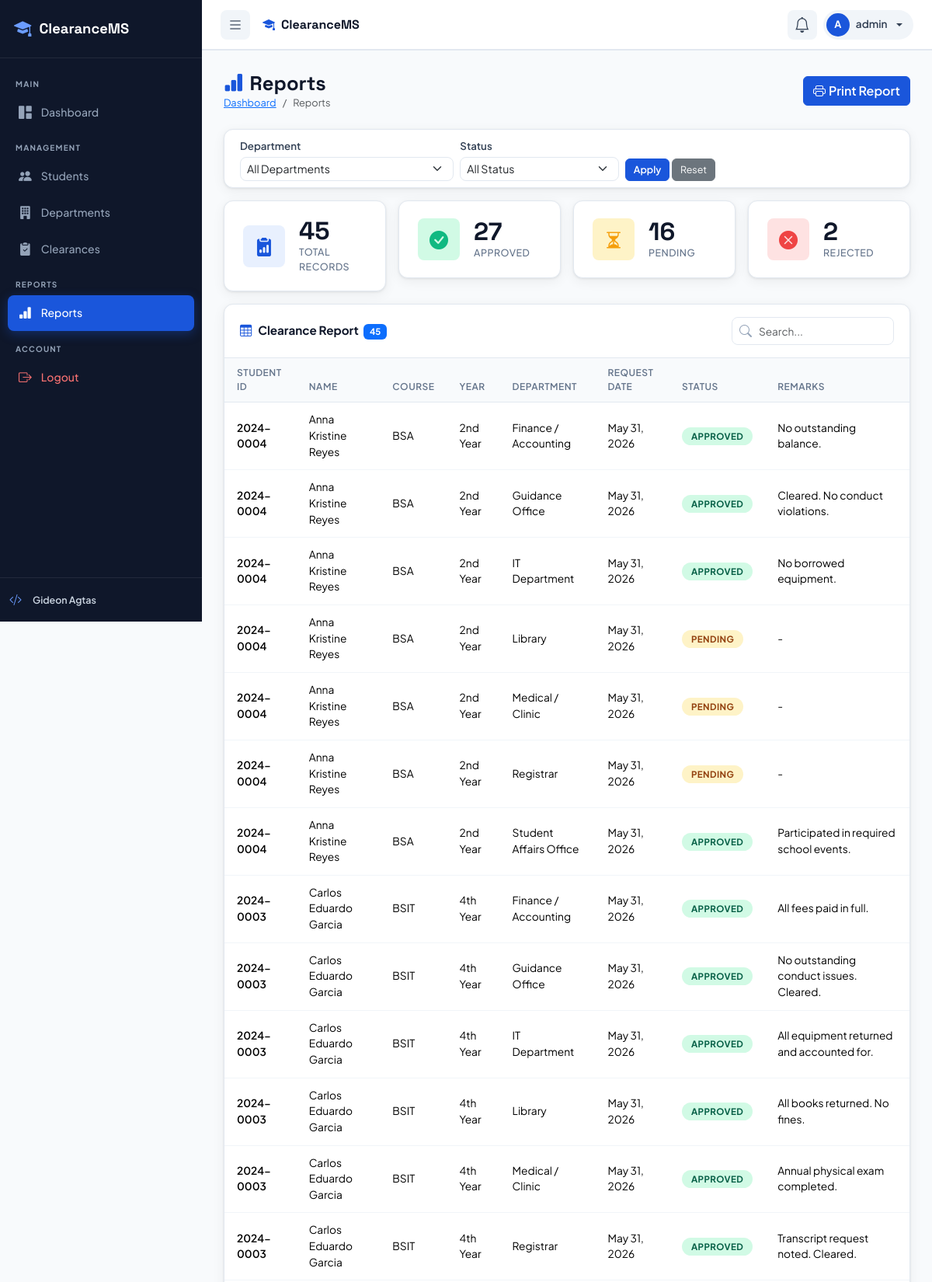
The page /reports/index.php (signed in, upper part) on the database its author committed.
### tables this page shows
CREATE TABLE IF NOT EXISTS clearances (
    id INT AUTO_INCREMENT PRIMARY KEY,
    student_id INT NOT NULL,
    dept_id INT NOT NULL,
    request_date DATE NOT NULL,
    status ENUM('pending', 'approved', 'rejected') NOT NULL DEFAULT 'pending',
    remarks TEXT NULL,
    reviewed_by INT NULL,
    reviewed_at TIMESTAMP NULL,
    semester VARCHAR(30) DEFAULT '2nd Semester',
    school_year VARCHAR(20) DEFAULT '2024-2025',
    priority ENUM('normal', 'urgent') DEFAULT 'normal',
    created_at TIMESTAMP DEFAULT CURRENT_TIMESTAMP,
    updated_at TIMESTAMP DEFAULT CURRENT_TIMESTAMP ON UPDATE CURRENT_TIMESTAMP,
    FOREIGN KEY (student_id) REFERENCES students(id) ON DELETE CASCADE,
    FOREIGN KEY (dept_id) REFERENCES departments(id) ON DELETE CASCADE,
    FOREIGN KEY (reviewed_by) REFERENCES users(id) ON DELETE SET NULL
);

CREATE TABLE IF NOT EXISTS students (
    id INT AUTO_INCREMENT PRIMARY KEY,
    student_id VARCHAR(20) NOT NULL UNIQUE,
    full_name VARCHAR(200) NOT NULL,
    first_name VARCHAR(100) NOT NULL,
    last_name VARCHAR(100) NOT NULL,
    middle_name VARCHAR(100) NULL,
    course VARCHAR(100) NOT NULL,
    year_level VARCHAR(20) NOT NULL,
    section VARCHAR(20) NULL,
    email VARCHAR(150) NOT NULL UNIQUE,
    phone VARCHAR(20) NULL,
    address TEXT NULL,
    date_of_birth DATE NULL,
    gender ENUM('Male', 'Female', 'Other') NULL,
    guardian_name VARCHAR(200) NULL,
    guardian_contact VARCHAR(20) NULL,
    enrollment_status ENUM('enrolled', 'graduated', 'dropped', 'on_leave') DEFAULT 'enrolled',
    semester VARCHAR(30) DEFAULT '2nd Semester',
    school_year VARCHAR(20) DEFAULT '2024-2025',
    user_id INT NULL,
    created_at TIMESTAMP DEFAULT CURRENT_TIMESTAMP,
    updated_at TIMESTAMP DEFAULT CURRENT_TIMESTAMP ON UPDATE CURRENT_TIMESTAMP,
    FOREIGN KEY (user_id) REFERENCES users(id) ON DELETE SET NULL
);

CREATE TABLE IF NOT EXISTS departments (
    id INT AUTO_INCREMENT PRIMARY KEY,
    dept_name VARCHAR(150) NOT NULL,
    dept_code VARCHAR(20) NOT NULL,
    officer_name VARCHAR(150) NOT NULL,
    dept_email VARCHAR(150) NOT NULL,
    dept_description TEXT NULL,
    location VARCHAR(200) NULL,
    contact_number VARCHAR(20) NULL,
    user_id INT NULL,
    is_active TINYINT(1) DEFAULT 1,
    created_at TIMESTAMP DEFAULT CURRENT_TIMESTAMP,
    updated_at TIMESTAMP DEFAULT CURRENT_TIMESTAMP ON UPDATE CURRENT_TIMESTAMP,
    FOREIGN KEY (user_id) REFERENCES users(id) ON DELETE SET NULL
);

### reports/index.php (the view, shortened to what this page needs)
<?php
require_once '../includes/db.php';
$where = "WHERE 1=1";
$params = []; $types = '';
$sql = "SELECT s.student_id as sid, s.full_name, s.course, s.year_level,
        d.dept_name,
        c.request_date, c.status, c.remarks, c.reviewed_at
        FROM clearances c
        JOIN students s ON s.id=c.student_id
        JOIN departments d ON d.id=c.dept_id
        $where
        ORDER BY s.full_name, d.dept_name";
if ($params) {
    $stmt = $conn->prepare($sql);
    $stmt->bind_param($types, ...$params);
    $stmt->execute();
    $rows = $stmt->get_result()->fetch_all(MYSQLI_ASSOC);
    $stmt->close();
} else {
    $rows = $conn->query($sql)->fetch_all(MYSQLI_ASSOC);
}
$stats = [
    'total' => count($rows),
    'approved' => count(array_filter($rows, fn($r) => $r['status'] === 'approved')),
    'pending'  => count(array_filter($rows, fn($r) => $r['status'] === 'pending')),
    'rejected' => count(array_filter($rows, fn($r) => $r['status'] === 'rejected')),
];
include '../includes/header.php';
?>
<div class="app-wrapper">
<?php include '../includes/sidebar.php'; ?>
<div class="main-content">
<div class="page-header d-flex justify-content-between align-items-center no-print">
    <div>
        <h1><i class="bi bi-bar-chart-fill me-2 text-primary"></i>Reports</h1>
        <nav aria-label="breadcrumb"><ol class="breadcrumb mb-0">
            <li class="breadcrumb-item"><a href="../dashboard.php">Dashboard</a></li>
            <li class="breadcrumb-item active">Reports</li>
        </ol></nav>
    </div>
    <button class="btn btn-primary" onclick="window.print()">
        <i class="bi bi-printer me-1"></i>Print Report
    </button>
</div>
<div class="card mb-3 no-print">
    <div class="card-body py-2">
        <form method="GET" class="row g-2 align-items-end">
            <div class="col-md-4">
                <label class="form-label small mb-1">Department</label>
                <select name="dept" class="form-select form-select-sm">
                    <option value="">All Departments</option>
                </select>
            </div>
            <div class="col-md-3">
                <label class="form-label small mb-1">Status</label>
                <select name="status" class="form-select form-select-sm">
                    <option value="">All Status</option>
                </select>
            </div>
            <div class="col-auto">
                <button class="btn btn-primary btn-sm">Apply</button>
                <a href="index.php" class="btn btn-secondary btn-sm">Reset</a>
            </div>
        </form>
    </div>
</div>
<div class="row g-3 mb-3 no-print">
    <div class="col-6 col-lg-3">
        <div class="stat-card"><div class="stat-icon blue"><i class="bi bi-clipboard2-data-fill"></i></div>
            <div><div class="stat-value"><?= $stats['total'] ?></div><div class="stat-label">Total Records</div></div></div>
    </div>
    <div class="col-6 col-lg-3">
        <div class="stat-card"><div class="stat-icon green"><i class="bi bi-check-circle-fill"></i></div>
            <div><div class="stat-value"><?= $stats['approved'] ?></div><div class="stat-label">Approved</div></div></div>
    </div>
    <div class="col-6 col-lg-3">
        <div class="stat-card"><div class="stat-icon yellow"><i class="bi bi-hourglass-split"></i></div>
            <div><div class="stat-value"><?= $stats['pending'] ?></div><div class="stat-label">Pending</div></div></div>
    </div>
    <div class="col-6 col-lg-3">
        <div class="stat-card"><div class="stat-icon red"><i class="bi bi-x-circle-fill"></i></div>
            <div><div class="stat-value"><?= $stats['rejected'] ?></div><div class="stat-label">Rejected</div></div></div>
    </div>
</div>
<div class="table-card">
    <div class="table-toolbar no-print">
        <h5><i class="bi bi-table me-2 text-primary"></i>Clearance Report <span class="badge bg-primary ms-1"><?= count($rows) ?></span></h5>
        <div class="ms-auto"><div class="search-box"><i class="bi bi-search"></i>
            <input type="text" id="tableSearch" class="form-control" placeholder="Search..."></div></div>
    </div>
    <div class="table-responsive">
        <table class="table" id="dataTable">
            <thead><tr>
                <th>Student ID</th><th>Name</th><th>Course</th><th>Year</th>
                <th>Department</th><th>Request Date</th><th>Status</th><th>Remarks</th>
            </tr></thead>
            <tbody>
            <?php foreach ($rows as $r): ?>
            <tr>
                <td class="fw-600"><?= htmlspecialchars($r['sid']) ?></td>
                <td><?= htmlspecialchars($r['full_name']) ?></td>
                <td><?= htmlspecialchars($r['course']) ?></td>
                <td><?= htmlspecialchars($r['year_level']) ?></td>
                <td><?= htmlspecialchars($r['dept_name']) ?></td>
                <td><?= date('M d, Y', strtotime($r['request_date'])) ?></td>
                <td><span class="badge-status badge-<?= $r['status'] ?>"><?= ucfirst($r['status']) ?></span></td>
                <td><?= htmlspecialchars($r['remarks'] ?? '-') ?></td>
            </tr>
            <?php endforeach; ?>
            </tbody>
        </table>
    </div>
</div>
<?php include '../includes/footer.php'; ?>

### css/style.css (style rules this page uses)
:root { --primary: #1a56db; --primary-dark: #1240a8; --primary-light: #e8f0fe; --primary-muted: #6B9CFF; --secondary: #f0f4ff; --accent: #0ea5e9; --success: #10b981; --warning: #f59e0b; --danger: #ef4444; --dark: #0f172a; --gray-50: #f8fafc; --gray-100: #f1f5f9; --gray-200: #e2e8f0; --gray-300: #cbd5e1; --gray-400: #94a3b8; --gray-500: #64748b; --gray-700: #334155; --gray-900: #0f172a; --sidebar-width: 260px; --sidebar-collapsed: 72px; --navbar-height: 64px; --radius: 12px; --radius-sm: 8px; --shadow: 0 1px 3px rgba(0,0,0,.08), 0 4px 16px rgba(0,0,0,.06); --shadow-lg: 0 10px 40px rgba(0,0,0,.12); }
*, *::before, *::after { box-sizing: border-box; }
body { font-family: 'Plus Jakarta Sans', sans-serif; background: var(--gray-50); color: var(--gray-700); margin: 0; padding: 0; }
.app-wrapper { display: flex; min-height: 100vh; }
.main-content { margin-left: var(--sidebar-width); margin-top: var(--navbar-height); flex: 1; padding: 28px; transition: margin-left .25s ease; min-height: calc(100vh - var(--navbar-height)); }
.page-header { margin-bottom: 24px; }
.page-header h1 { font-size: 1.6rem; font-weight: 800; color: var(--gray-900); margin: 0; font-family: 'Space Grotesk', sans-serif; }
.page-header .breadcrumb { font-size: .8rem; }
.stat-card { background: #fff; border-radius: var(--radius); padding: 22px 24px; box-shadow: var(--shadow); border: 1px solid var(--gray-200); display: flex; align-items: center; gap: 18px; transition: transform .2s, box-shadow .2s; }
.stat-icon { width: 54px; height: 54px; border-radius: var(--radius-sm); display: flex; align-items: center; justify-content: center; font-size: 1.5rem; flex-shrink: 0; }
.stat-icon.blue { background: var(--primary-light); color: var(--primary); }
.stat-icon.green { background: #d1fae5; color: var(--success); }
.stat-icon.yellow { background: #fef3c7; color: var(--warning); }
.stat-icon.red { background: #fee2e2; color: var(--danger); }
.stat-value { font-size: 2rem; font-weight: 800; color: var(--gray-900); line-height: 1; font-family: 'Space Grotesk', sans-serif; }
.stat-label { font-size: .78rem; color: var(--gray-500); font-weight: 500; margin-top: 2px; text-transform: uppercase; letter-spacing: .5px; }
.card { border: 1px solid var(--gray-200); border-radius: var(--radius); box-shadow: var(--shadow); }
.card-body { padding: 20px; }
.table-card { background: #fff; border-radius: var(--radius); box-shadow: var(--shadow); border: 1px solid var(--gray-200); overflow: hidden; }
.table-toolbar { display: flex; align-items: center; gap: 10px; padding: 16px 20px; border-bottom: 1px solid var(--gray-200); flex-wrap: wrap; }
.table-toolbar h5 { margin: 0; font-weight: 700; font-size: .95rem; color: var(--gray-900); }
.search-box { position: relative; }
.search-box input { padding-left: 34px; border-radius: var(--radius-sm); border: 1px solid var(--gray-200); font-size: .85rem; height: 36px; }
.search-box i { position: absolute; left: 10px; top: 50%; transform: translateY(-50%); color: var(--gray-400); }
.table { margin: 0; font-size: .86rem; }
.table thead th { background: var(--gray-50); color: var(--gray-500); font-weight: 600; font-size: .75rem; text-transform: uppercase; letter-spacing: .5px; border-bottom: 1px solid var(--gray-200); padding: 10px 16px; }
.table tbody td { padding: 12px 16px; vertical-align: middle; border-bottom: 1px solid var(--gray-100); }
.badge-status { padding: 4px 12px; border-radius: 50px; font-size: .72rem; font-weight: 700; text-transform: uppercase; letter-spacing: .4px; }
.badge-pending { background: #fef3c7; color: #92400e; }
.badge-approved { background: #d1fae5; color: #065f46; }
.btn-primary { background: var(--primary); border-color: var(--primary); font-weight: 600; }
.btn-sm { font-size: .78rem; padding: 4px 10px; border-radius: 6px; }
.form-label { font-size: .83rem; font-weight: 600; color: var(--gray-700); }
.form-control, .form-select { border-radius: var(--radius-sm); border: 1px solid var(--gray-200); font-size: .88rem; }
.fw-600 { font-weight: 600; }
.text-primary { color: var(--primary) !important; }

### rows shown on the page
clearances: student.student_id "2024-0004", student.full_name "Anna Kristine Reyes", student.course "BSA", student.year_level "2nd Year", dept.dept_name "Finance / Accounting", request_date "May 31, 2026", status "APPROVED", remarks "No outstanding balance."
clearances: student.student_id "2024-0004", student.full_name "Anna Kristine Reyes", student.course "BSA", student.year_level "2nd Year", dept.dept_name "Guidance Office", request_date "May 31, 2026", status "APPROVED", remarks "Cleared. No conduct violations."
clearances: student.student_id "2024-0004", student.full_name "Anna Kristine Reyes", student.course "BSA", student.year_level "2nd Year", dept.dept_name "IT Department", request_date "May 31, 2026", status "APPROVED", remarks "No borrowed equipment."
clearances: student.student_id "2024-0004", student.full_name "Anna Kristine Reyes", student.course "BSA", student.year_level "2nd Year", dept.dept_name "Library", request_date "May 31, 2026", status "PENDING", remarks "-"
clearances: student.student_id "2024-0004", student.full_name "Anna Kristine Reyes", student.course "BSA", student.year_level "2nd Year", dept.dept_name "Medical / Clinic", request_date "May 31, 2026", status "PENDING", remarks "-"
clearances: student.student_id "2024-0004", student.full_name "Anna Kristine Reyes", student.course "BSA", student.year_level "2nd Year", dept.dept_name "Registrar", request_date "May 31, 2026", status "PENDING", remarks "-"
clearances: student.student_id "2024-0004", student.full_name "Anna Kristine Reyes", student.course "BSA", student.year_level "2nd Year", dept.dept_name "Student Affairs Office", request_date "May 31, 2026", status "APPROVED", remarks "Participated in required school events."
clearances: student.student_id "2024-0003", student.full_name "Carlos Eduardo Garcia", student.course "BSIT", student.year_level "4th Year", dept.dept_name "Finance / Accounting", request_date "May 31, 2026", status "APPROVED", remarks "All fees paid in full."
clearances: student.student_id "2024-0003", student.full_name "Carlos Eduardo Garcia", student.course "BSIT", student.year_level "4th Year", dept.dept_name "Guidance Office", request_date "May 31, 2026", status "APPROVED", remarks "No outstanding conduct issues. Cleared."
clearances: student.student_id "2024-0003", student.full_name "Carlos Eduardo Garcia", student.course "BSIT", student.year_level "4th Year", dept.dept_name "IT Department", request_date "May 31, 2026", status "APPROVED", remarks "All equipment returned and accounted for."
clearances: student.student_id "2024-0003", student.full_name "Carlos Eduardo Garcia", student.course "BSIT", student.year_level "4th Year", dept.dept_name "Library", request_date "May 31, 2026", status "APPROVED", remarks "All books returned. No fines."
clearances: student.student_id "2024-0003", student.full_name "Carlos Eduardo Garcia", student.course "BSIT", student.year_level "4th Year", dept.dept_name "Medical / Clinic", request_date "May 31, 2026", status "APPROVED", remarks "Annual physical exam completed."
clearances: student.student_id "2024-0003", student.full_name "Carlos Eduardo Garcia", student.course "BSIT", student.year_level "4th Year", dept.dept_name "Registrar", request_date "May 31, 2026", status "APPROVED", remarks "Transcript request noted. Cleared."

### other values the page prints
substr($username, 0, 1) "A"
$username "admin"
$stats['total'] "45"
$stats['approved'] "27"
$stats['pending'] "16"
$stats['rejected'] "2"
count($rows) "45"
